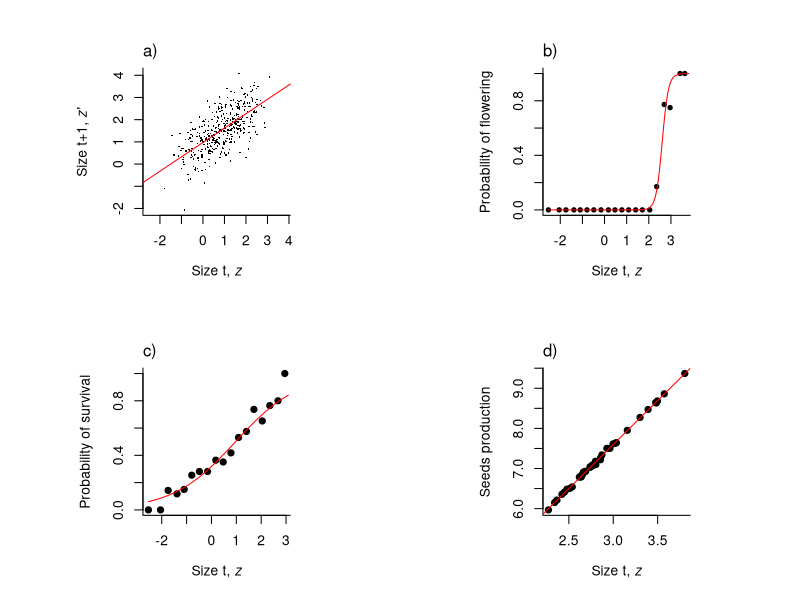
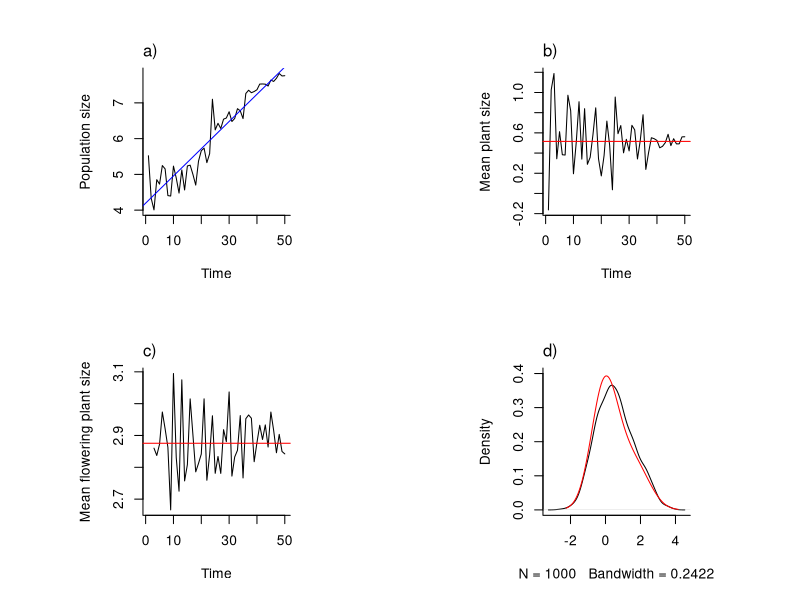

These charts were generated, in order, by the following R code:
## IBM to generate the data for the simple recruitment limited IPM - there's no recruitment limitation 1st
## Size is on a log scale so don't worry about the -ive ones!

## The parameters and life cycle follow Kachi and Hirose J.Ecol. 1985, see Rees and Rose PRSB 2002, but for
## simplicity we have used a logistic function for survival rather than the linear function with an upper bound
## as in the previous papers

## MORE COMMENTS STILL TO BE ADDED

rm(list=ls(all=TRUE))

library(doBy)
set.seed(53241986)


## ~~~~~~~~~~~~~~~~~~~~~~~~~~~~~~~~~~~~~~~~~~~~~~~~~~~~~~~~~~~~~~~~~~~~~~~~~~~~~~~~~~~~~~~~~~~~~~~~~~~~~~~~~
## Section 1 -
## ~~~~~~~~~~~~~~~~~~~~~~~~~~~~~~~~~~~~~~~~~~~~~~~~~~~~~~~~~~~~~~~~~~~~~~~~~~~~~~~~~~~~~~~~~~~~~~~~~~~~~~~~~

##
## Define the true parameter vector, each parameter is given a name so the formulae, below, are easier to
## read. We'll use 'model.term' scheme to name elements of the vector
##

m.par.true <- c(surv.int  =  -0.65,
                surv.z    =   0.75,
                flow.int  = -18.00,
                flow.z    =   6.9,
                grow.int  =   0.96,
                grow.z    =   0.59,
                grow.sd   =   0.67,
                rcsz.int  =  -0.08,
                rcsz.sd   =   0.76,
                seed.int  =   1.00,
                seed.z    =   2.20,
                p.r       =   0.007)

##
## Define the various demographic functions, we pass a vector of parameters "m.par" to each function
## this makes it easier to compare the results of different paramter sets, say the true values and
## estimated ones
##

## Growth function, given you are size z now returns the pdf of size z1 next time

g_z1z <- function(z1, z, m.par)
{
    mean <- m.par["grow.int"] + m.par["grow.z"] * z           # mean size next year
    sd <- m.par["grow.sd"]                                    # sd about mean
    p.den.grow <- dnorm(z1, mean = mean, sd = sd)             # pdf that you are size z1 given you were size z
    return(p.den.grow)
}

## Survival function, logistic regression

s_z <- function(z, m.par)
{
    linear.p <- m.par["surv.int"] + m.par["surv.z"] * z  # linear predictor
    p <- 1/(1+exp(-linear.p))                            # logistic transformation to probability
    return(p)
}

## Probability of flowering function, logistic regression

p_bz <- function(z, m.par)
{
    linear.p <- m.par["flow.int"] + m.par["flow.z"] * z      # linear predictor
    p <- 1/(1+exp(-linear.p))                                # logistic transformation to probability
    return(p)
}

## Seed production function

b_z <- function(z, m.par)
{
    N <- exp(m.par["seed.int"] + m.par["seed.z"] * z)    # seed production of a size z plant
    return(N)
}

## Recruit size pdf

c_z1 <- function(z1, m.par)
{
    mean <- m.par["rcsz.int"]
    sd <- m.par["rcsz.sd"]
    p.deRecr <- dnorm(z1, mean = mean, sd = sd)              # pdf of a size z1 recruit
    return(p.deRecr)
}

## ~~~~~~~~~~~~~~~~~~~~~~~~~~~~~~~~~~~~~~~~~~~~~~~~~~~~~~~~~~~~~~~~~~~~~~~~~~~~~~~~~~~~~~~~~~~~~~~~~~~~~~~~~
## Section 2 -
## ~~~~~~~~~~~~~~~~~~~~~~~~~~~~~~~~~~~~~~~~~~~~~~~~~~~~~~~~~~~~~~~~~~~~~~~~~~~~~~~~~~~~~~~~~~~~~~~~~~~~~~~~~

##
## Parameters controlling the IBM simulation
##

m.par <- m.par.true

init.pop.size <- 250
n.yrs <-50
z <- rnorm(init.pop.size, mean = m.par["rcsz.int"], sd = m.par["rcsz.sd"])

## Calculate initial pop size and mean size

pop.size.t <- init.pop.size
mean.z.t <- mean(z)
mean.fl.z.t <- NA

## iterate the model using the "true" parameters and store data in a data.frame
yr <- 1
while(yr != n.yrs & length(z) < 5000) {

    ## calculate population size
    pop.size <- length(z)

    ## generate binomial random number for the probability of flowering, where the probability of flowering
    ## depends on your size z, this is a vector of 0's and 1's, you get a 1 if you flower
    Repr <- rbinom(n=pop.size, prob=p_bz(z, m.par), size=1)

    ## number of plants that flowered
    num.Repr <- sum(Repr)

    ## calculate seed production
    Seeds <- rep(NA, pop.size)

    ## we'll assume plant make a Poisson distributed number of seeds with a mean given by
    ## exp(params["seed.int"]+params["seed.size"] * z)
    ## rpois generated Poisson distributed random numbers
    Seeds[Repr==1] <- rpois(num.Repr, b_z(z[Repr==1], m.par))

    ## generate the number of recruits
    Recr <- if (num.Repr==0) 0 else rbinom(1,sum(Seeds, na.rm=TRUE),m.par["p.r"])

    ## generate new recruit sizes
    ## rnorm generated normally distributed random numbers
    Rcsz <- rnorm(Recr, mean = m.par["rcsz.int"], sd = m.par["rcsz.sd"])

    ## for the non-reproductive plants generate random number for survival
    Surv <- rep(NA, pop.size)
    Surv[Repr==0] <- rbinom(n = pop.size - num.Repr, prob = s_z(z[Repr==0], m.par), size = 1)
    num.die <- sum(Surv==0, na.rm=TRUE)

    ## index for individuals that did not flower and survived
    i.subset <- which(Repr==0 & Surv==1)

    ## let them grow
    z1 <- rep(NA, pop.size)
    E.z1 <- m.par["grow.int"]+m.par["grow.z"]*z[i.subset]
    z1[i.subset] <- rnorm(n = pop.size - num.Repr - num.die, mean = E.z1, sd = m.par["grow.sd"])

    ## store the simulation data, we'll use this later
    sim.data <- data.frame(z=z, Repr, Seeds, Surv, z1=z1)

    ## create new population size vector
    z1 <- c(Rcsz, z1[i.subset])

    pop.size.t <- c(pop.size.t, length(z1))
    mean.z.t <- c(mean.z.t, mean(z1))
    mean.fl.z.t <- c(mean.fl.z.t, mean(z[Repr==1]))

    z <- z1
    
    if (yr==n.yrs) z.time50 <- z.sim

    cat(paste(yr, pop.size.t[yr], mean.z.t[yr], Recr/sum(Seeds,na.rm=TRUE), "\n", sep=" "))

    yr <- yr+1

}

# Extract 500 observations to use as our data set

sample.index <- sample(1:nrow(sim.data), size=1000, replace=FALSE); 
sim.data <- sim.data[sample.index,];

### CHANGED DOWN TO HERE, beyond this won't work. 

## ~~~~~~~~~~~~~~~~~~~~~~~~~~~~~~~~~~~~~~~~~~~~~~~~~~~~~~~~~~~~~~~~~~~~~~~~~~~~~~~~~~~~~~~~~~~~~~~~~~~~~~~~~
## Section 3 -
## ~~~~~~~~~~~~~~~~~~~~~~~~~~~~~~~~~~~~~~~~~~~~~~~~~~~~~~~~~~~~~~~~~~~~~~~~~~~~~~~~~~~~~~~~~~~~~~~~~~~~~~~~~

## Let's use sim data to construct an IPM, assuming we know the order of events
## first a bit of house keeping for plotting - chop up the sizes into classes and sort the data by size

sim.data <- transform(sim.data, z.classes=cut(z, 20))
sim.data <- sim.data[order(sim.data$z),]

##
## fit the functions and plot some graphs
##

dev.new(6,6)

par(mfrow=c(2,2), bty="l", pty="s", pch=19)

## 1 - growth

plot(z1 ~ z, data = sim.data,
     pch=16, cex=0.25,
     xlab=expression("Size t, "*italic(z)),
     ylab=expression("Size t+1, "*italic(z)*"'"))

mod.Grow <- lm(z1 ~ z, data = sim.data)

abline(mod.Grow, col="red")

mtext(side = 3, line=0.5, adj = 0, text = "a)")


## 2 - flowering

Repr.ps <- summaryBy(z + Repr ~ z.classes, data = sim.data)

plot(Repr.mean ~ z.mean, data = Repr.ps, pch = 19, cex = 0.7, 
xlab=expression("Size t, "*italic(z)),ylab="Probability of flowering")

mod.Repr <- glm(Repr ~ z, family = binomial, data = sim.data)

lines(fitted(mod.Repr) ~ z, data = sim.data, col = "red")

mtext(side = 3, line=0.5, adj = 0, text = "b)")

## 3 - survival

sim.data.noRepr <- subset(sim.data, Repr==0)

surv.ps <- summaryBy(z + Surv ~ z.classes, data = sim.data.noRepr, na.rm = TRUE)

plot(Surv.mean ~ z.mean, data = surv.ps, pch = 19,
xlab=expression("Size t, "*italic(z)),ylab="Probability of survival")

mod.Surv <- glm(Surv ~ z, family = binomial, data = sim.data.noRepr)

lines(fitted(mod.Surv) ~ z, data = sim.data.noRepr, col = "red")

mtext(side = 3, line=0.5, adj = 0, text = "c)")

## 4 - seed production

sim.data.Repr <- subset(sim.data, Repr==1)

plot(log(Seeds) ~ z, data = sim.data.Repr,
xlab=expression("Size t, "*italic(z)),ylab="Seeds production")

mod.Seeds <- glm(Seeds ~ z, family=poisson, data=sim.data.Repr)

abline(mod.Seeds,col="red")

mtext(side = 3, line=0.5, adj = 0, text = "d)")

# dev.copy2eps(file="~/Repos/ipm_book/c2/figures/OenotheraDemog.eps");

## 5 - recruit size

mod.Rcsz <- lm(Rcsz ~ 1)

## 6 - establishment probability
## WE SHOULD USE sim.data TO DO THIS CALC

p.r.est <- as.numeric(Recr)/sum(Seeds, na.rm=TRUE)

##
## Finally, store the estimated parameters
##

m.par.est <- c(surv    = coef(mod.Surv),
               flow    = coef(mod.Repr),
               grow    = coef(mod.Grow),
               grow.sd = summary(mod.Grow)$sigma,
               rcsz    = coef(mod.Rcsz),
               rcsz.sd = summary(mod.Rcsz)$sigma,
               seed    = coef(mod.Seeds),
               p.r     = p.r.est)

# par.names <- names(m.par.est)
# names(m.par.est) <- sub("(Intercept)", "int", par.names, fixed=TRUE)

names(m.par.est) <- names(m.par.true)

## ~~~~~~~~~~~~~~~~~~~~~~~~~~~~~~~~~~~~~~~~~~~~~~~~~~~~~~~~~~~~~~~~~~~~~~~~~~~~~~~~~~~~~~~~~~~~~~~~~~~~~~~~~
## Section 4 - Build and IPM
## ~~~~~~~~~~~~~~~~~~~~~~~~~~~~~~~~~~~~~~~~~~~~~~~~~~~~~~~~~~~~~~~~~~~~~~~~~~~~~~~~~~~~~~~~~~~~~~~~~~~~~~~~~

## Define the survival kernel
p_z1z <- function (z1, z, m.par) {

    return((1 - p_bz(z, m.par)) * s_z(z, m.par) * g_z1z(z1, z, m.par))

}

## Define the fecundity kernel
f_z1z <- function (z1, z, m.par) {

    return( p_bz(z, m.par) * b_z(z, m.par) * m.par["p.r"] * c_z1(z1, m.par))

}

mk_K <- function(m, m.par) {

	# upper and lower integration limits
	L <- 0.9 * min.size
	U <- 1.1 * max.size

	# mesh points 
	h <- (U - L)/m
	meshpts <- L + ((1:m) - 1/2) * h
	P <- h * (outer(meshpts, meshpts, p_z1z, m.par = m.par))
	F <- h * (outer(meshpts, meshpts, f_z1z, m.par = m.par))
	K <- P + F
	return(list(K = K, meshpts = meshpts, P = P, F = F))
}

## ~~~~~~~~~~~~~~~~~~~~~~~~~~~~~~~~~~~~~~~~~~~~~~~~~~~~~~~~~~~~~~~~~~~~~~~~~~~~~~~~~~~~~~~~~~~~~~~~~~~~~~~~~
## Section 4 - Projection
## ~~~~~~~~~~~~~~~~~~~~~~~~~~~~~~~~~~~~~~~~~~~~~~~~~~~~~~~~~~~~~~~~~~~~~~~~~~~~~~~~~~~~~~~~~~~~~~~~~~~~~~~~~

min.size <- with(sim.data, min(z))
max.size <- with(sim.data, max(z))

IPM.true <- mk_K(100, m.par.true)

IPM.est <- mk_K(100, m.par.est)

Re(eigen(IPM.true$K)$values[1])

Re(eigen(IPM.est$K)$values[1])

fit.pop.growth <- lm(log(pop.size.t)~c(1:yr))

exp(coef(fit.pop.growth)[2])

meshpts <- IPM.true$meshpts

w.est <- Re(eigen(IPM.est$K)$vectors[,1])
stable.z.dist.est <- w.est / sum(w.est)
mean.z.est <- sum(stable.z.dist.est*meshpts)
mean.z.est

w.true <- Re(eigen(IPM.true$K)$vectors[,1])
stable.z.dist.true <- w.true / sum(w.true)
mean.z.true <- sum(stable.z.dist.true*meshpts)
mean.z.true

wb.est <- p_bz(meshpts,m.par.est)*w.est
stable.flowering.dist.est <- wb.est/ sum(wb.est)
mean.flowering.z.est <- sum(stable.flowering.dist.est*meshpts)
mean.flowering.z.est


wb.true <- p_bz(meshpts,m.par.true)*w.true
stable.flowering.dist.true <- wb.true/ sum(wb.true)
mean.flowering.z.true <- sum(stable.flowering.dist.true*meshpts)
mean.flowering.z.true



par(mfrow = c(2,2), bty = "l", pty = "s")

## 1 - plot population density versus time...

plot(1:yr, log(pop.size.t[1:yr]), type="l",xlab="Time",ylab="Population size")
mod.pop.growth <- lm(log(pop.size.t) ~ seq.int(1,yr))
abline(mod.pop.growth, col="blue")

mtext(side = 3, line=0.5, adj = 0, text = "a)")
## ...roughly linear for log(Nt) vs time so exponential growth


## 2 - plot mean size versus time...
plot(1:yr, mean.z.t[1:yr], type="l",xlab="Time",ylab="Mean plant size")
abline(h=mean.z.true, col="red")
mtext(side = 3, line=0.5, adj = 0, text = "b)")
## ...mean size seems to settle down after a while

## 3 - plot mean flowering size versus time...
plot(1:yr, mean.fl.z.t[1:yr], type="l",xlab="Time",ylab="Mean flowering plant size")
abline(h=mean.flowering.z.true, col="red")
mtext(side = 3, line=0.5, adj = 0, text = "c)")
## ...mean flowering size seems to settle down after a while

## 4 - plot of density estimates at time 50 and the end 
plot(density(sim.data$z),main="",ylim=c(0,0.4))
#lines(density(sim.data$z))
lines(IPM.est$meshpts,stable.z.dist.est/diff(IPM.est$meshpts)[1],col="red")
mtext(side = 3, line=0.5, adj = 0, text = "d)")

#dev.copy2eps(file="~/Repos/ipm_book/c2/figures/OenotheraSim.eps");

## ~~~~~~~~~~~~~~~~~~~~~~~~~~~~~~~~~~~~~~~~~~~~~~~~~~~~~~~~~~~~~~~~~~~~~~~~~~~~~~~~~~~~~~~~~~~~~~~~~~~~~~~~~
## Section 5 - Example calculations
## ~~~~~~~~~~~~~~~~~~~~~~~~~~~~~~~~~~~~~~~~~~~~~~~~~~~~~~~~~~~~~~~~~~~~~~~~~~~~~~~~~~~~~~~~~~~~~~~~~~~~~~~~~




